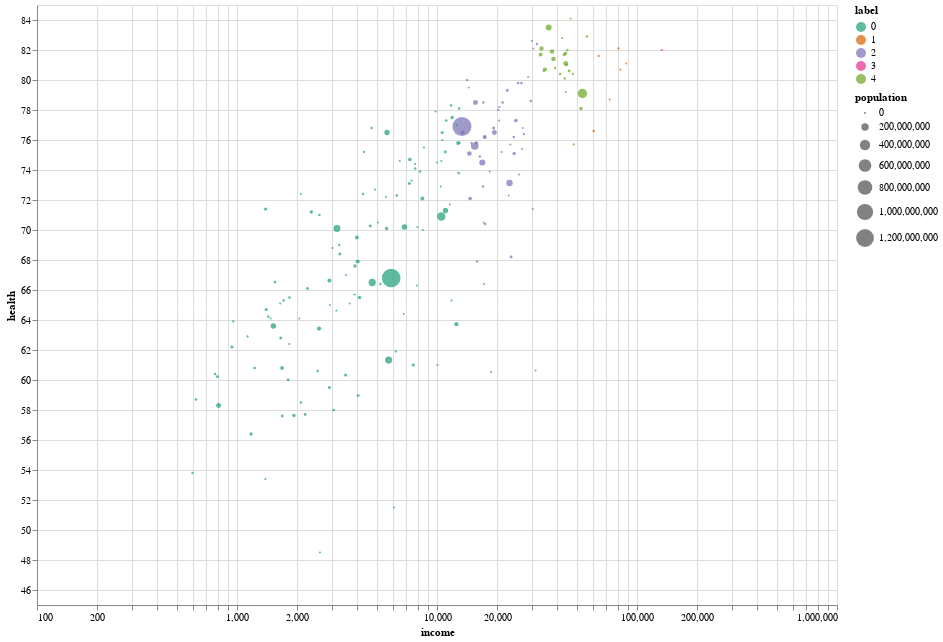

The notebook cell this image was saved under:
### Markdown cell above
#### Plot it again, coloring by our labels

### Code cell
(
    alt.Chart(gapminder)
    .mark_circle()
    .encode(
        alt.X("income:Q", scale=alt.Scale(type="log")),
        alt.Y("health:Q", scale=alt.Scale(zero=False)),
        size="population:Q",
        color=alt.Color("label:N", scale=alt.Scale(scheme="dark2")),
        tooltip=list(gapminder.columns),
    )
    .properties(width=800, height=600)
    .interactive()
)

### Figure 1 — Vega-Lite specification as saved in the notebook (floating-point values rounded to 4 significant figures; data arrays with more than 128 entries replaced by an {"elided": "..."} marker saying what was removed)
{"config": {"view": {"continuousWidth": 300, "continuousHeight": 300}}, "data": {"name": "data-d9e6fabb9055911832784c2d26798428"}, "mark": {"type": "circle"}, "encoding": {"color": {"field": "label", "scale": {"scheme": "dark2"}, "type": "nominal"}, "size": {"field": "population", "type": "quantitative"}, "tooltip": [{"field": "country", "type": "nominal"}, {"field": "income", "type": "quantitative"}, {"field": "health", "type": "quantitative"}, {"field": "population", "type": "quantitative"}, {"field": "label", "type": "quantitative"}], "x": {"field": "income", "scale": {"type": "log"}, "type": "quantitative"}, "y": {"field": "health", "scale": {"zero": false}, "type": "quantitative"}}, "height": 600, "params": [{"name": "param_2", "select": {"type": "interval", "encodings": ["x", "y"]}, "bind": "scales"}], "width": 800, "$schema": "https://vega.github.io/schema/vega-lite/v5.14.1.json", "datasets": {"data-d9e6fabb9055911832784c2d26798428": {"elided": "187 records"}}}
